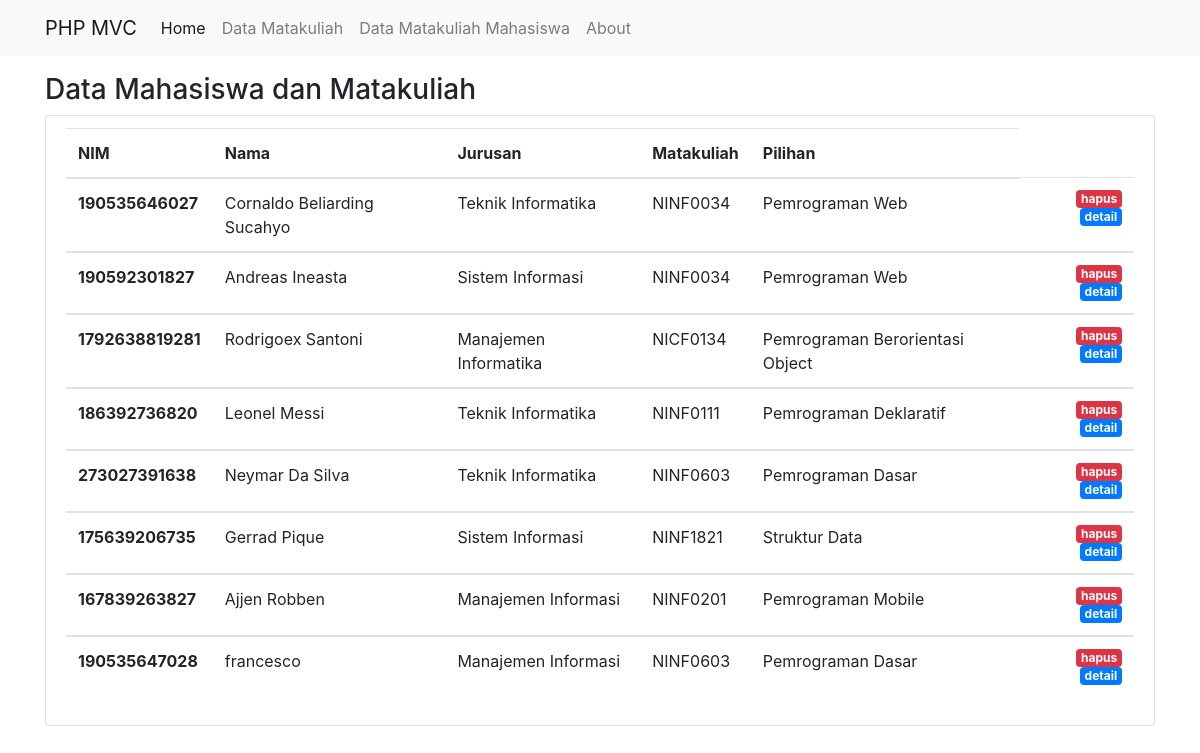
Screenshot of /public/mahasiswa with the database file from the repository.
### tables this page shows
CREATE TABLE `mahasiswa` (
  `id` int(11) NOT NULL,
  `nama` varchar(255) DEFAULT NULL,
  `nim` varchar(255) DEFAULT NULL,
  `email` varchar(255) DEFAULT NULL,
  `jurusan` varchar(255) DEFAULT NULL,
  `kode_mk` varchar(255) NOT NULL
);

CREATE TABLE `matakuliah` (
  `id` int(11) NOT NULL,
  `kode_mk` varchar(225) NOT NULL,
  `nama_mk` varchar(255) NOT NULL,
  `sks` varchar(255) NOT NULL,
  `dosen_mk` varchar(255) NOT NULL
);

### app/core/Controller.php (called while the page is built, shortened)
<?php
class Controller {
    public function view($view, $data = [])
    {
        require_once '../app/views/' . $view . '.php';
    }
    public function model($model)
    {
        return new $model;
    }
}

### app/controllers/Mahasiswa.php (called while the page is built, shortened)
<?php
class Mahasiswa extends Controller {
    public function index()
    {
        $data['judul'] = 'Daftar Mahasiswa';
        $data['mhs'] = $this->model('Mahasiswa_model')->getAllMahasiswa();
        $data['mhs1'] = $this->model('Mahasiswa_model')->getMahasiswa();
        $this->view('mahasiswa/index', $data);
    }
}

### app/core/App.php (called while the page is built, shortened)
<?php
class App
{
    protected $method = 'index';
    protected $params = [];
    public function __construct()
    {
        $this->controller = new $this->controller;
        call_user_func_array([$this->controller, $this->method], $this->params);
    }
}

### public/index.php (called while the page is built, shortened)
<?php
$app = new App;

### app/core/Database.php (called while the page is built, shortened)
<?php
class Database {
    private $host = DB_HOST;
    private $user = DB_USER;
    private $pass = DB_PASS;
    private $db_name = DB_NAME;
    private $dbh;
    private $stmt;
    public function __construct()
    {
        $dsn = 'mysql:host=' . $this->host . ';dbname=' . $this->db_name;
        $option = [
            PDO::ATTR_PERSISTENT => true,
            PDO::ATTR_ERRMODE => PDO::ERRMODE_EXCEPTION
        ];
        try {
            $this->dbh = new PDO($dsn, $this->user, $this->pass, $option);
        } catch(PDOException $e) {
            die($e->getMessage());
        }
    }
    public function query($query)
    {
        $this->stmt = $this->dbh->prepare($query);
    }
    public function execute()
    {
        $this->stmt->execute();
    }
    public function resultSet()
    {
        $this->execute();
        return $this->stmt->fetchAll(PDO::FETCH_ASSOC);
    }
}

### app/models/Mahasiswa_model.php (called while the page is built, shortened)
<?php
class Mahasiswa_model
{
    private $table = 'mahasiswa';
    private $db;
    public function __construct()
    {
        $this->db = new Database;
    }
    public function getMahasiswa(){
        $this->db->query('SELECT * FROM mahasiswa INNER JOIN matakuliah ON mahasiswa.kode_mk = matakuliah.kode_mk');
        return $this->db->resultSet();
    }
    public function getAllMahasiswa()
    {
        $this->db->query('SELECT * FROM ' . $this->table);
        return $this->db->resultSet();
    }
}

### app/views/mahasiswa/index.php (the view, shortened to what this page needs)
<div class="container mt-3">
    <div class="row">
      <div class="col-lg-6">
      </div>
    </div>
    <div class="row">
        <div class="col-lg-12">
          <h3>Data Mahasiswa dan Matakuliah</h3>
          <ul class="list-group">
              <li class="list-group-item">
                <table class="table">
                  <thead>
                    <tr>
                      <th scope="col">NIM</th>
                      <th scope="col">Nama</th>
                      <th scope="col">Jurusan</th>
                      <th scope="col">Matakuliah</th>
                      <th scope="col">Pilihan</th>
                    </tr>
                  </thead>
                  <?php foreach( $data['mhs1'] as $mhs ) : ?>
                  <tbody>
                    <tr>
                      <th scope="row"><?= $mhs['nim']; ?></th>
                      <td><?= $mhs['nama']; ?></td>
                      <td><?= $mhs['jurusan']; ?></td>
                      <td><?= $mhs['kode_mk']; ?></td>
                      <td><?= $mhs['nama_mk']; ?></td>
                      <td>
                      <a href="<?= BASEURL; ?>/mahasiswa/hapus/<?= $mhs['id']; ?>" class="badge badge-danger float-right" onclick="return confirm('yakin?');">hapus</a>
                      <a href="<?= BASEURL; ?>/mahasiswa/detail/<?= $mhs['id']; ?>" class="badge badge-primary float-right">detail</a>
                      </td>
                    </tr>
                  </tbody>
                  <?php endforeach; ?>
                </table>
              </li>
          </ul>
        </div>
    </div>
</div>

### public/css/style.css (style rules this page uses)
.badge { margin-left: 3px; }

### rows the page displays
mahasiswa: nim "190535646027", nama "Cornaldo Beliarding Sucahyo", jurusan "Teknik Informatika", matakuliah.kode_mk "NINF0034", matakuliah.nama_mk "Pemrograman Web"
mahasiswa: nim "190592301827", nama "Andreas Ineasta", jurusan "Sistem Informasi", matakuliah.kode_mk "NINF0034", matakuliah.nama_mk "Pemrograman Web"
mahasiswa: nim "1792638819281", nama "Rodrigoex Santoni", jurusan "Manajemen Informatika", matakuliah.kode_mk "NICF0134", matakuliah.nama_mk "Pemrograman Berorientasi Object"
mahasiswa: nim "186392736820", nama "Leonel Messi", jurusan "Teknik Informatika", matakuliah.kode_mk "NINF0111", matakuliah.nama_mk "Pemrograman Deklaratif"
mahasiswa: nim "273027391638", nama "Neymar Da Silva", jurusan "Teknik Informatika", matakuliah.kode_mk "NINF0603", matakuliah.nama_mk "Pemrograman Dasar"
mahasiswa: nim "175639206735", nama "Gerrad Pique", jurusan "Sistem Informasi", matakuliah.kode_mk "NINF1821", matakuliah.nama_mk "Struktur Data"
mahasiswa: nim "167839263827", nama "Ajjen Robben", jurusan "Manajemen Informasi", matakuliah.kode_mk "NINF0201", matakuliah.nama_mk "Pemrograman Mobile"
mahasiswa: nim "190535647028", nama "francesco", jurusan "Manajemen Informasi", matakuliah.kode_mk "NINF0603", matakuliah.nama_mk "Pemrograman Dasar"
